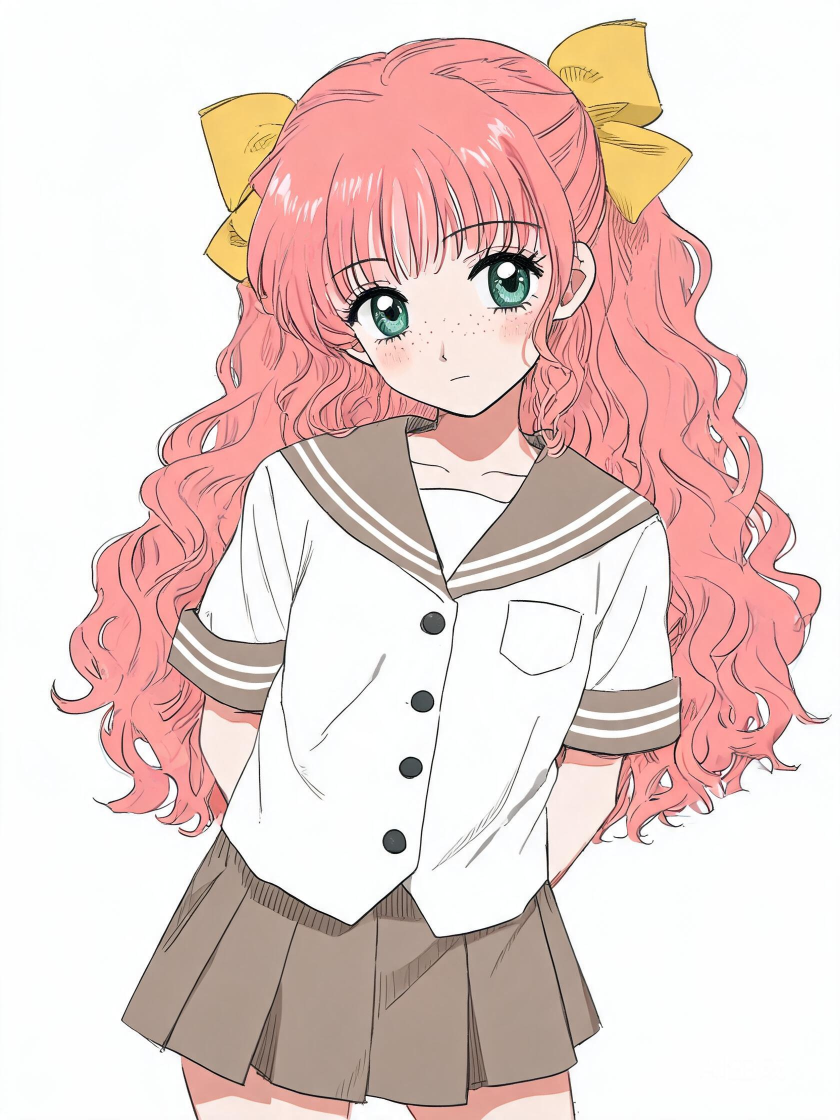
#> input picture characters/momo/girl_v3_half_hi.jpg, 1680 x 2240 px (shown at 1/2 size)
$ python head_view.py ../../characters/momo/girl_v3_half_hi.jpg 5 1.0 1.0
#> lines starting #> are read from the running program, lines starting #| are printed output that depends on the picture; after the words box and inside, x2 and y2 are one past the last pixel; in counts of white or black regions, pixels touching at a corner belong together
"""头部区域明度/色相网格：只看头顶到约 18% 身高，避免把腿当成脸。

用法：python tools/legacy/head_view.py 图.png [列数] [起始比例] [结束比例]
"""
import sys

import numpy as np
from PIL import Image

p = sys.argv[1]
W = int(sys.argv[2]) if len(sys.argv) > 2 else 40
r0 = float(sys.argv[3]) if len(sys.argv) > 3 else 0.0
r1 = float(sys.argv[4]) if len(sys.argv) > 4 else 0.18

im = Image.open(p).convert("RGB")
#> im is the input picture: PIL image 1680x2240 RGB; mean R, G, B 232.9, 210.4, 205.8
a = np.array(im).astype(float)
ink = (a < 240).any(axis=2)
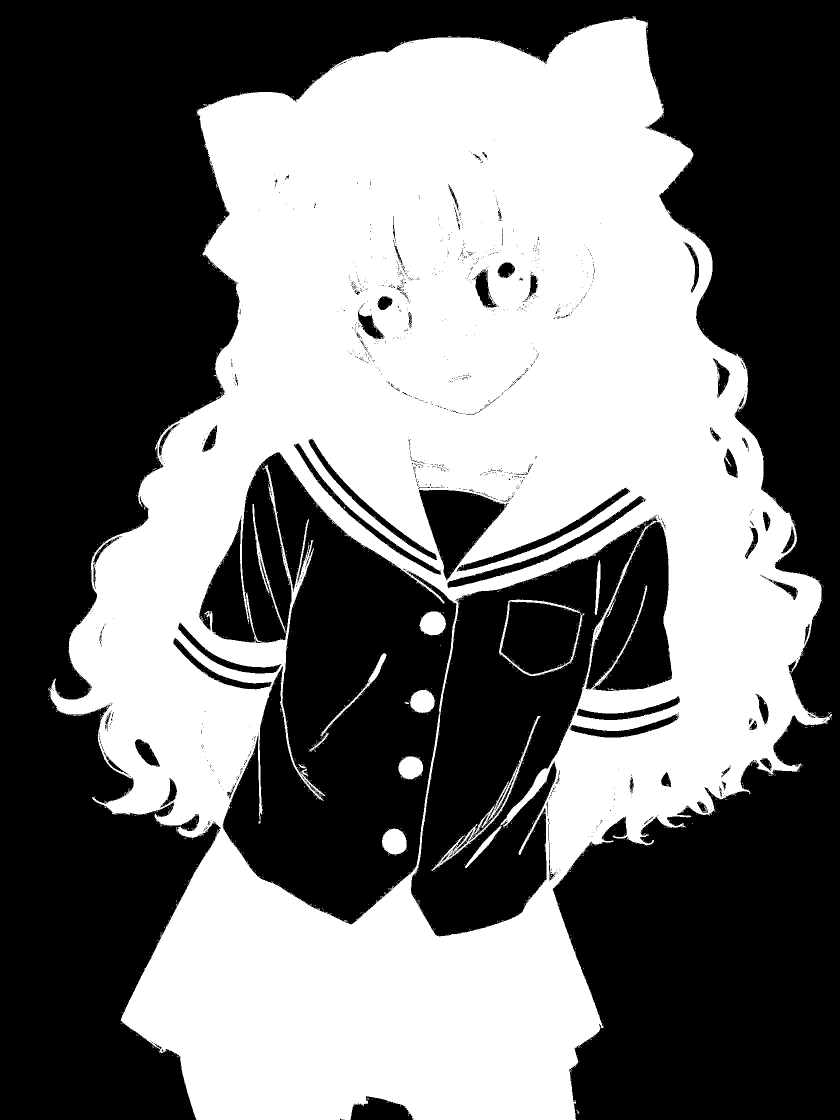
#> ink: shape (2240, 1680) bool (shown at 1/2 size); 45.3% white; 2056 white regions (2038 under 20 px), largest, box (x1, y1, x2, y2) and area: (96, 32, 1664, 2240) 1685051, (863, 1432, 1081, 1742) 2960, (764, 1657, 814, 1709) 2009
rows = np.flatnonzero(ink.sum(axis=1) > 4)
#> rows = 2207 values from 33 to 2239
cols = np.flatnonzero(ink.any(axis=0))
#> cols = 1568 values from 96 to 1663
top, bot = rows[0], rows[-1]
#> top = 33; bot = 2239
left, right = cols[0], cols[-1]
#> left = 96; right = 1663
h = bot - top + 1
#> h = 2207
y0 = top + int(h * r0)
#> y0 = 2240
y1 = top + int(h * r1)
#> y1 = 2240
crop = im.crop((left, y0, right + 1, y1))
H = max(6, int(W * crop.size[1] / max(crop.size[0], 1) * 0.5))
#> H = 6
crop = crop.resize((W, H), Image.BOX)
c = np.array(crop).astype(float)
q = np.clip((c.mean(2) / 25.6).astype(int), 0, 9)
#> q = [[0, 0, 0, 0, 0], [0, 0, 0, 0, 0], [0, 0, 0, 0, 0], [0, 0, 0, 0, 0], [0, 0, 0, 0, 0], [0, 0, 0, 0, 0]]
print(f"crop=({left},{y0})-({right},{y1}) grid={W}x{H}")
#| crop=(96,2240)-(1663,2240) grid=5x6
for row in q:
    print("".join(map(str, row)))
#> this loop made 6 passes
#| 00000
#| 00000
#| 00000
#| 00000
#| 00000
#| 00000
print("--hue--")
lum = c.mean(2)
#> lum has the same summary as q
sat = c.max(2) - c.min(2)
#> sat has the same summary as q
rr, gg, bb = c[..., 0], c[..., 1], c[..., 2]
#> rr has the same summary as q; gg has the same summary as q; bb has the same summary as q
hue = np.select(
    [(sat < 20) & (lum > 175), sat < 20, (rr >= gg) & (gg >= bb),
     (gg > rr) & (gg >= bb), (bb > rr) & (bb > gg)],
    ["W", ".", "R", "G", "B"], default="?")
for row in hue:
    print("".join(row))
